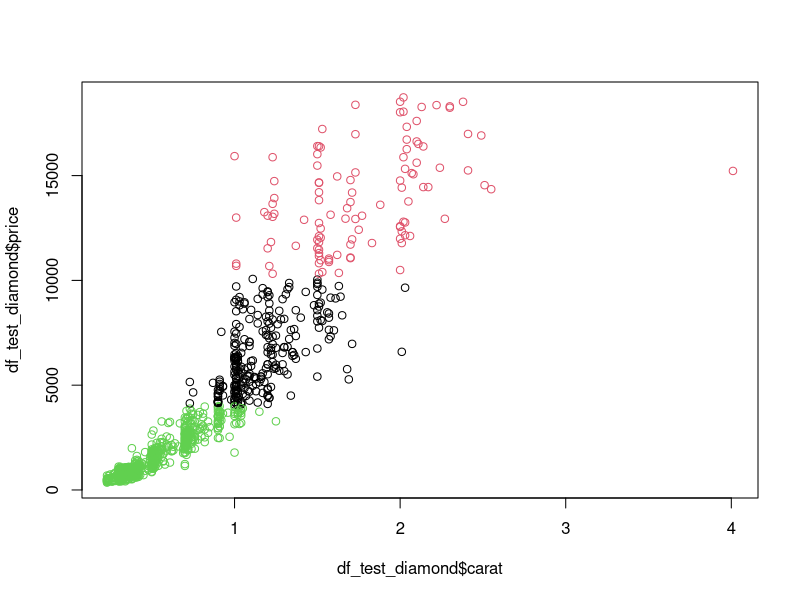

The R script that drew this image:
#날짜 : 2021/01/28
#이름 : 김철학
#내용 : Ch16.비지도학습 - 군집분석 실습 교재 p543

library(ggplot2)

#다이몬드 군집분석
data(diamonds)
View(diamonds)

#모집단에서 1000개 샘플링
sample <- sample(1:nrow(diamonds), 1000)
df_test_sample <- diamonds[sample,]
View(df_test_sample)

#군집분석용 데이터프레임 생성
df_test_diamond <- df_test_sample[c('price', 'carat', 'depth', 'table')]
View(df_test_diamond)

#군집분석
result_kmeans <- kmeans(df_test_diamond, 3)
result_kmeans

df_test_diamond['cluster'] <- result_kmeans$cluster
View(df_test_diamond)

#시각화
plot(df_test_diamond$carat, 
     df_test_diamond$price, 
     col=df_test_diamond$cluster)
